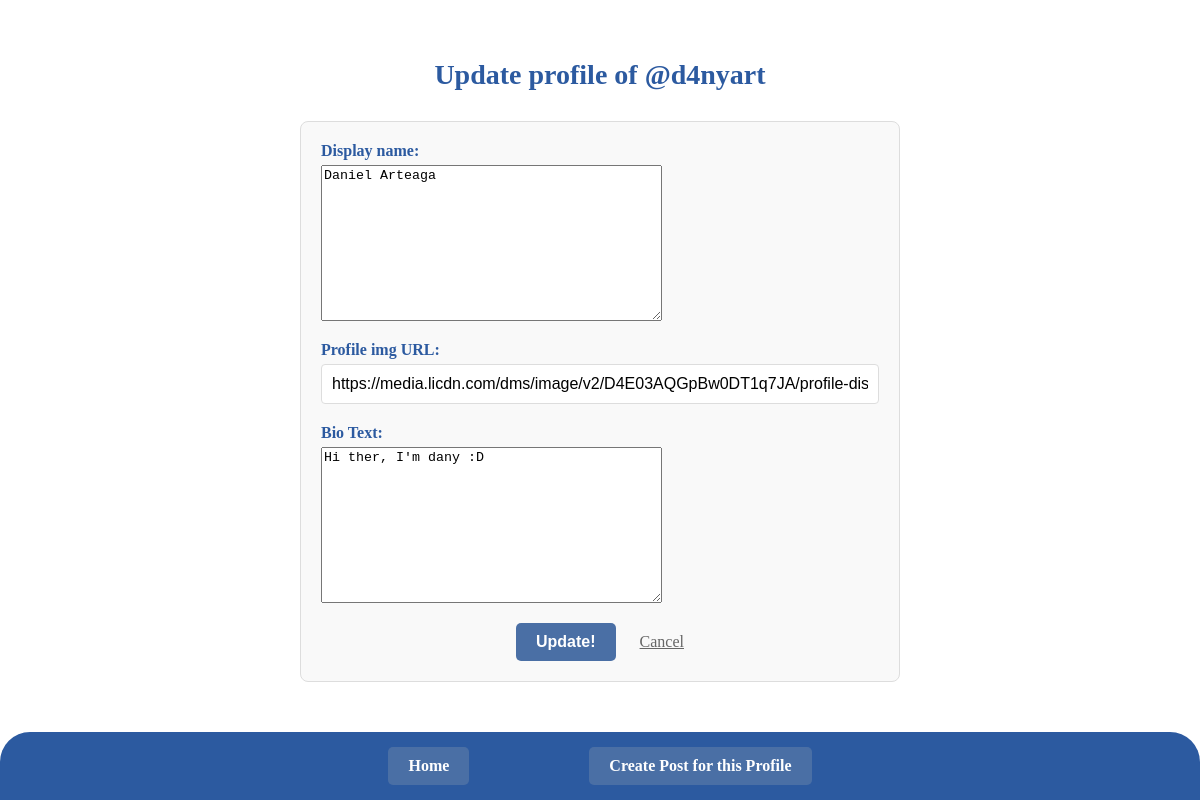
The app's page /mini_insta/profile/1/update_profile, older data.
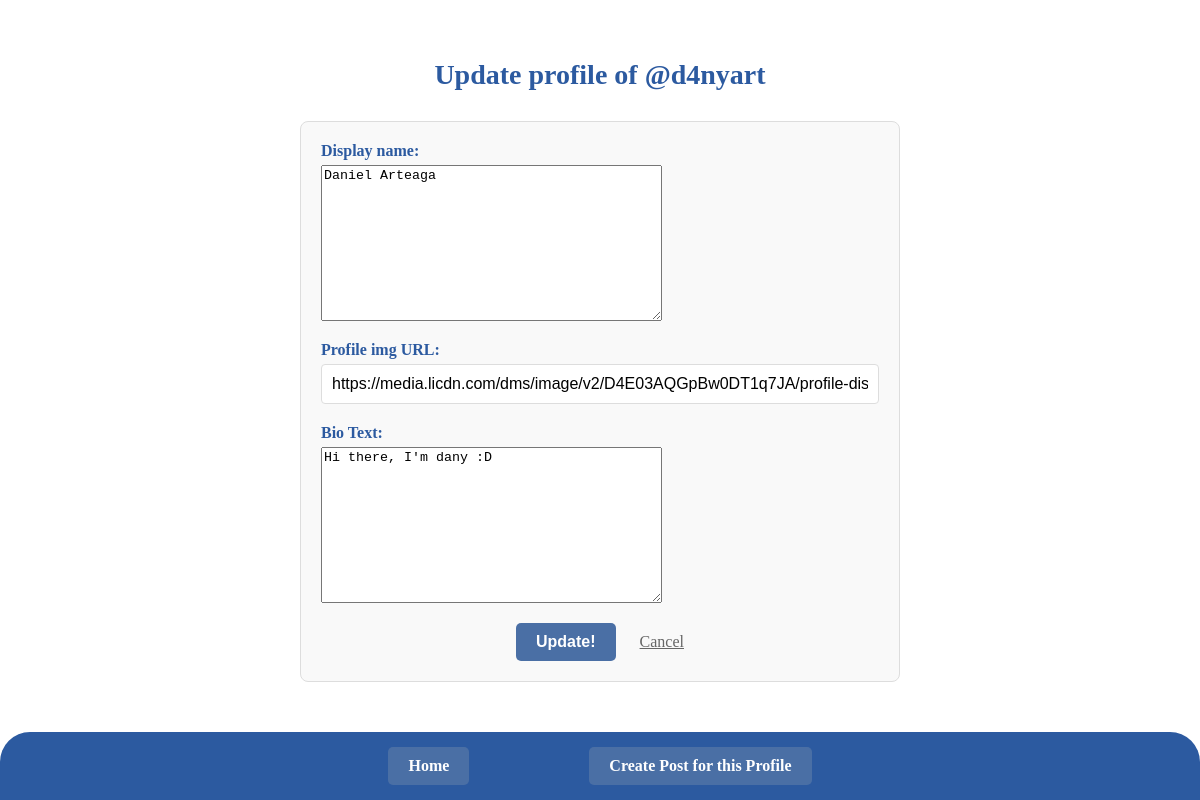
The same page, newer data.
### mini_insta/models.py (models this page shows, shortened)
class Profile(models.Model):
    username = models.TextField(blank=True)
    display_name = models.TextField(blank=True)
    profile_image_url = models.URLField(blank=True)
    bio_text = models.TextField(blank=True)
    join_date = models.DateTimeField(auto_now=True)

### mini_insta/views.py (the view)
# urls.py: path(r'profile/<int:pk>/update_profile', UpdateProfileView.as_view(), name="update_profile"),
class UpdateProfileView(UpdateView):
    model = Profile
    form_class = UpdateProfileForm
    template_name = "mini_insta/update_profile_form.html"

### mini_insta/forms.py
class UpdateProfileForm(forms.ModelForm):
    class Meta:
        model = Profile
        fields = ['display_name', 'profile_image_url', 'bio_text']

### mini_insta/templates/mini_insta/update_profile_form.html (shortened to what this page needs)
{% extends 'mini_insta/base.html' %}
{% block content %}
<div class="create-post-container">
    <h1>Update profile of @{{profile.username}}</h1>
    <form action="{% url 'update_profile' pk=profile.pk %}" method="POST" class="create-post-form">
        <div class="form-group">
            <label for="{{ form.display_name_for_label }}">Display name:</label>
            {{ form.display_name }}
        </div>
        <div class="form-group">
            <label for="{{ form.profile_image_url.id_for_label }}">Profile img URL:</label>
            {{ form.profile_image_url }}
        </div>
        <div class="form-group">
            <label for="{{ form.bio_text.id_for_label }}">Bio Text:</label>
            {{ form.bio_text }}
        </div>
        <div class="form-actions">
            <button type="submit" class="submit-btn">Update!</button>
            <a href="{% url 'show_profile' pk=profile.pk %}" class="cancel-link">Cancel</a>
        </div>
    </form>
</div>
{% endblock %}

Row changes from the older to the newer data that the page shows:
changed Profile "d4nyart": bio_text "Hi ther, I'm dany :D" → "Hi there, I'm dany :D"
